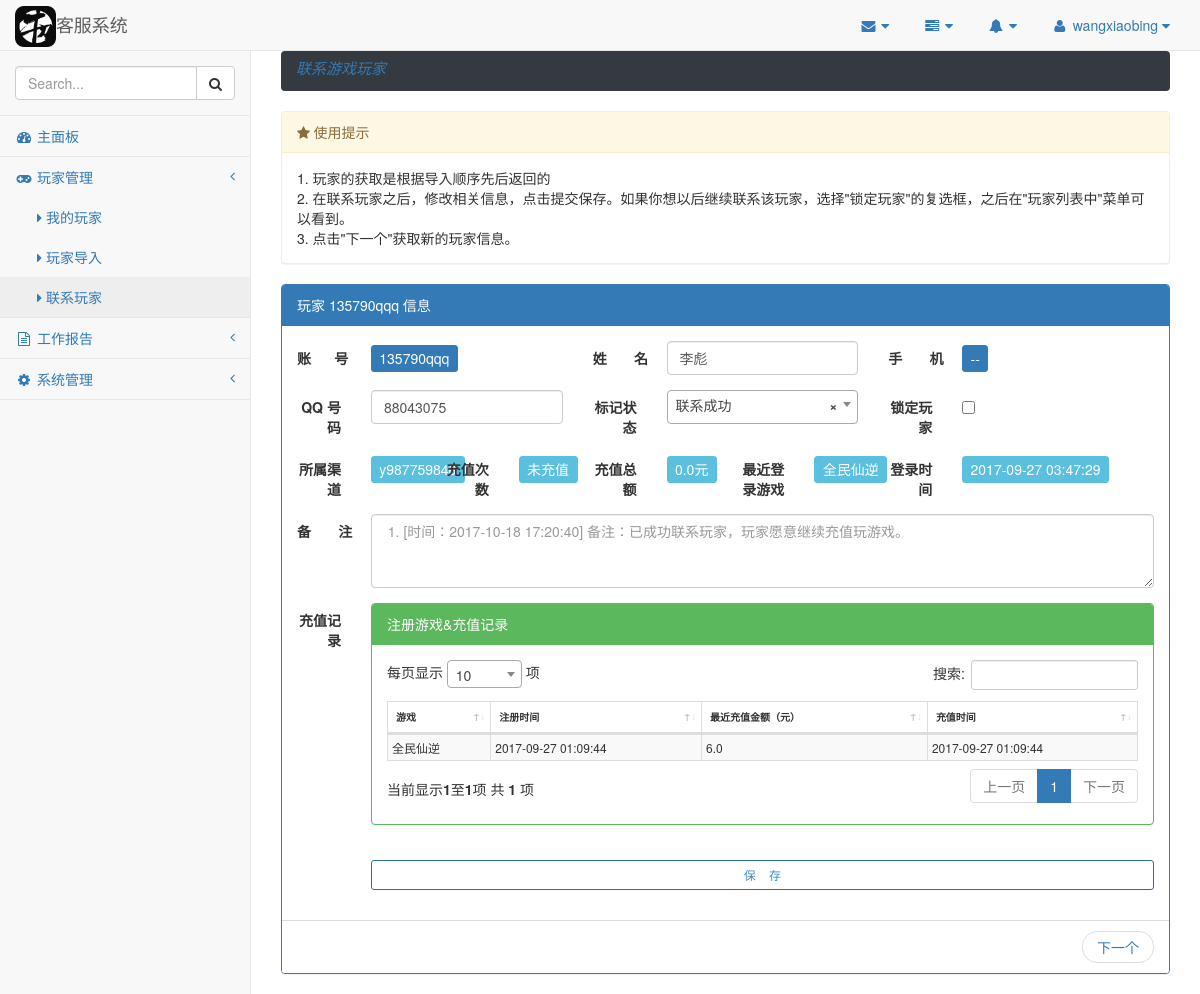
The app's page /customer-service/player/contract/ (signed in) with its own data.
### customer_service/models.py (models this page shows, shortened)
class User(AbstractBaseUser, PermissionsMixin):
    objects = UserManager()
    loginname = models.CharField(
        _('login name'), null=False, max_length=100, unique=True
    )
    first_name = models.CharField(
        _('姓氏'), max_length=64, blank=True, null=True
    )
    last_name = models.CharField(
        _('名称'), max_length=64, blank=True, null=True
    )
    email = models.EmailField(
        _('邮箱'), unique=True, max_length=255, null=True
    )
    is_staff = models.BooleanField(
        _('staff status'), default=False,
        help_text=_(
            'Designates whether the user can log into this admin site.'
        )
    )
    is_active = models.BooleanField(
        _('active'), default=False,
        help_text=_(
            '标识用户的状态'
        )
    )
    role = models.ForeignKey(Role, related_name='user_role', null=True, default=None)
    date_joined = models.DateTimeField(_('date joined'), default=timezone.now)
    USERNAME_FIELD = 'loginname'
    class Meta:
        verbose_name = _('系统用户')
        verbose_name_plural = _('系统用户')
        default_permissions = ('add', 'change', 'delete', 'view')

class Menu(models.Model):
    name = models.CharField(max_length=50, null=False)
    label = models.CharField(max_length=40, null=False)
    icon = models.CharField(max_length=30, null=True)
    order_index = models.IntegerField(null=True)
    parent = models.IntegerField(null=False, default=0)
    class Meta:
        verbose_name = verbose_name_plural = "菜单"
        db_table = "menu"

class Player(models.Model):
    account = models.CharField(null=False, unique=True, max_length=100)
    username = models.CharField(null=True, max_length=100)
    mobile = models.CharField(null=True, max_length=20)
    qq = models.CharField(null=True, max_length=20)
    come_from = models.CharField(null=True, max_length=100)
    locked = models.BooleanField(default=False)
    login_count = models.IntegerField(null=True)
    game_count = models.IntegerField(null=True)
    charge_count = models.IntegerField(null=True)
    charge_money_total = models.FloatField(null=True)
    imported_from = models.ForeignKey(PlayerImport, null=True, related_name="imported_from")
    export_to = models.ForeignKey(PlayerExport, null=True, related_name="export_to")
    current_contact_user = models.ForeignKey(User, null=True, related_name="contact_user")
    locked_by_user = models.ForeignKey(User, null=True)
    locked_time = models.DateTimeField(null=True)
    timestamp = models.DateTimeField(null=True)
    is_deleted = models.BooleanField(default=False, null=False)
    class Meta:
        verbose_name = verbose_name_plural = "玩家"
        db_table = "player"

class Game(models.Model):
    name = models.CharField(null=False, unique=True, max_length=100)
    deleted = models.BooleanField(default=False)
    desc = models.CharField(null=True, max_length=200)
    class Meta:
        verbose_name = verbose_name_plural = "游戏"
        db_table = "game"

### customer_service/decorator.py (the view)
        def third_func(request, *args, **kwargs):
            if request.user.is_authenticated() and request.user.role_id in perm_list:
                return wrapped_func(request, *args, **kwargs)
            else:
                raise PermissionDenied()

### customer_service/templates/user_card.html (shortened to what this page needs)
{% extends "base.html" %}
{% load static %}
{% block extra_css %}
    <link rel="stylesheet" href="{% static 'vendor/bootstrap-social/bootstrap-social.css' %}"/>
    <link rel="stylesheet" href="{% static 'vendor/datatables/css/dataTables.bootstrap4.min.css' %}"/>
    {% for css in media.css %}
        {{ css|safe }}
    {% endfor %}
{% endblock %}
{% block content %}
    <div class="row">
    {% include "breadcrumb.html" %}
    </div>
    <div class="row">
        <div class="col-lg-12">
            <div class="panel panel-warning">
                <div class="panel-heading"><i class="fa fa-star"> 使用提示</i></div>
                <div class="panel-body">
                1. 玩家的获取是根据导入顺序先后返回的<br>
                2. 在联系玩家之后，修改相关信息，点击提交保存。如果你想以后继续联系该玩家，选择"锁定玩家"的复选框，之后在"玩家列表中"菜单可以看到。<br>
                3. 点击"下一个"获取新的玩家信息。
            </div>
            </div>
        </div>
    </div>
    <div class="row">
        <div class="col-lg-12">
            <div class="panel panel-primary">
                <div class="panel-heading">玩家 {{ player.account }} 信息</div>
                <div class="panel-body">
                    <form class="form-horizontal" method="post" action="{% url 'contract_player' %}">
                        <div class="form-group responsive-utilities-test hidden-on">
                            <label class="col-sm-1 control-label">账&nbsp;&nbsp;&nbsp;&nbsp;&nbsp;&nbsp;号</label>
                            <div class="col-sm-3">
                                <p class="form-control-static">
                                    <span class="label label-primary static-p">{{ player.account }}</span>
                                </p>
                            </div>
                            <label for="inputUsername" class="col-sm-1 control-label">姓&nbsp;&nbsp;&nbsp;&nbsp;&nbsp;&nbsp;&nbsp;名</label>
                            <div class="col-sm-3">
                                <input type="text" class="form-control" name="username" id="inputUsername" placeholder="玩家姓名" {% if player.username %}value="{{ player.username }}"{% endif %} />
                            </div>
                            <label class="col-sm-1 control-label">手&nbsp;&nbsp;&nbsp;&nbsp;&nbsp;&nbsp;&nbsp;机</label>
                            <div class="col-sm-3">
                                <p class="form-control-static">
                                    <span class="label label-primary static-p">
                                        {{ player.mobile|default:"--" }}
                                    </span>
                                </p>
                            </div>
                        </div>
                        <div class="form-group">
                            <label for="inputQQ" class="col-sm-1 control-label">QQ 号码</label>
                            <div class="col-sm-3">
                                <input type="text" class="form-control" name="qq" id="inputQQ" placeholder="QQ" {% if player.qq %}value="{{ player.qq }}"{% endif %} />
                            </div>
                            <label for="inputStatus" class="col-sm-1 control-label">标记状态</label>
                            <div class="col-sm-3">
                            </div>
                            <label class="col-sm-1 control-label">锁定玩家</label>
                            <div class="col-sm-1">
                                <div class="checkbox">
                                    <label>
                                        <input name="locked" value="1" {% if player.locked %}checked{% endif %} type="checkbox"/>
                                    </label>
                                </div>
                            </div>
                        </div>
                        <div class="form-group">
                            <label class="col-sm-1 control-label">所属渠道</label>
                            <div class="col-sm-1">
                                <p class="form-control-static">
                                    <span class="label label-info static-p">{{ player.come_from|default:'--' }}</span>
                                </p>
                            </div>
                            <label class="col-sm-1 control-label">充值次数</label>
                            <div class="col-sm-1">
                                <p class="form-control-static">
                                    <span class="label label-info static-p">{{ player.charge_count|default:'未充值' }}</span>
                                </p>
                            </div>
                            <label class="col-sm-1 control-label">充值总额</label>
                            <div class="col-sm-1">
                                <p class="form-control-static">
                                    <span class="label label-info static-p">{{ player.charge_money_total|default:'0.0' }}元</span>
                                </p>
                            </div>
                            <label class="col-sm-1 control-label">最近登录游戏</label>
                            <div class="col-sm-1">
                                <p class="form-control-static">
                                    <span class="label label-info static-p">{{ login_info.game_name|default:'--' }}</span>
                                </p>
                            </div>
                            <label class="col-sm-1 control-label">登录时间</label>
                            <div class="col-sm-1">
                                <p class="form-control-static">
                                    <span class="label label-info static-p">{{ login_info.login_time|default:'--' }}</span>
                                </p>
                            </div>
                        </div>
                        <div class="form-group">
                            <label for="inputNotes" class="col-sm-1 control-label">备&nbsp;&nbsp;&nbsp;&nbsp;&nbsp;&nbsp;&nbsp;注</label>
                            <div class="col-sm-11">
                                <textarea class="form-control" rows="3" name="notes" id="inputNotes" placeholder="{{ note_info|safe }}"></textarea>
                            </div>
                        </div>
                        <div class="form-group">
                            <label class="col-sm-1 control-label">充值记录</label>
                            <div class="col-sm-11">
                                <div class="panel panel-green">
                                    <div class="panel-heading">注册游戏&充值记录</div>
                                    <div class="panel-body">
                                        {% include "table.html" %}
                                    </div>
                                </div>
                            </div>
                        </div>
                        <div class="form-group">
                            <div class="col-lg-offset-1 col-sm-11">
                                <button type="submit" class="btn btn-primary btn-sm btn-outline btn-block">保&nbsp;&nbsp;&nbsp;&nbsp;存</button>
                            </div>
                        </div>
                    </form>
                </div>
                <div class="panel-footer">
                    <nav aria-label="...">
                    <ul class="pager">
                        <li class="next"><a href="{% url 'contract_player' %}?current={{ player.id }}">下一个</a></li>
                    </ul>
                    </nav>
                </div>
            </div>
        </div>
    </div>
{% endblock %}

### customer_service/templates/base.html (shortened to what this page needs)
{% load staticfiles %}
{% load i18n %}
<!DOCTYPE html>
<html lang="en">
<head>
    <link rel="stylesheet" href="{% static 'vendor/bootstrap/css/bootstrap.min.css' %}" />
    <link rel="stylesheet" href="{% static 'common/font-awesome/css/font-awesome.min.css' %}" />
    <link rel="stylesheet" href="{% static 'vendor/metisMenu/metisMenu.min.css' %}" />
    <link rel="stylesheet" href="{% static 'css/sb-admin-2.min.css' %}" />
    <link rel="stylesheet" href="{% static 'css/customer-service.css' %}" />
    {% block extra_css %}
    {% endblock %}
</head>
<body>
    <div id="wrapper">
        <nav class="navbar navbar-default navbar-static-top" role="navigation" style="margin-bottom: 0">
            <div class="navbar-header">
                <a class="navbar-brand" href="{% url 'index' %}">
                    <img src="{% static 'img/niudao.png' %}" style="width: 7%; margin-bottom: 2px;">客服系统
                </a>
            </div>
            <ul class="nav navbar-top-links navbar-right">
                <li class="dropdown">
                    <a class="dropdown-toggle" data-toggle="dropdown" href="#">
                        <i class="fa fa-envelope fa-fw"></i> <i class="fa fa-caret-down"></i>
                    </a>
                </li>
                <li class="dropdown">
                    <a class="dropdown-toggle" data-toggle="dropdown" href="#">
                        <i class="fa fa-tasks fa-fw"></i> <i class="fa fa-caret-down"></i>
                    </a>
                </li>
                <li class="dropdown">
                    <a class="dropdown-toggle" data-toggle="dropdown" href="#">
                        <i class="fa fa-bell fa-fw"></i> <i class="fa fa-caret-down"></i>
                    </a>
                </li>
                <li class="dropdown">
                    <a class="dropdown-toggle" data-toggle="dropdown" href="#">
                        <i class="fa fa-user fa-fw"></i> {{ user }} <i class="fa fa-caret-down"></i>
                    </a>
                </li>
            </ul>
            <div class="navbar-default sidebar" role="navigation">
                <div class="sidebar-nav navbar-collapse">
                    <ul class="nav" id="side-menu">
                        <li class="sidebar-search">
                            <div class="input-group custom-search-form">
                                <input id="menu_search_text" type="text" class="form-control" placeholder="Search...">
                                <span class="input-group-btn">
                                <button id="menu_search_btn" class="btn btn-default" type="button">
                                    <i class="fa fa-search"></i>
                                </button>
                            </span>
                            </div>
                        </li>
                        <li>
                            <a href="{% url 'index' %}"><i class="fa fa-dashboard fa-fw"></i> 主面板</a>
                        </li>
                        {% for menu in menus %}
                        <li>
                            <a href="{{ menu.href }}"><i class="fa {{ menu.icon }} fa-fw"></i> {{ menu.label }}
                                {% if menu.submenu %}
                                <span class="fa arrow"></span>
                                {% endif %}
                            </a>
                            {% if menu.submenu %}
                            <ul class="nav nav-second-level">
                                {% for second_menu in menu.submenu %}
                                <li>
                                    <a href="{{ second_menu.href }}"><i class="fa fa-caret-right"></i> {{ second_menu.label }}
                                    </a>
                                </li>
                                {% endfor %}
                            </ul>
                            {% endif %}
                        </li>
                        {% endfor %}
                    </ul>
                </div>
            </div>
        </nav>
        <div id="page-wrapper">
            {% block content %}
            {% endblock %}
        </div>
    </div>
</body>
</html>

### records on screen
User: loginname "wangxiaobing"
Menu: label "玩家管理"
Menu: label "我的玩家"
Menu: label "玩家导入"
Menu: label "联系玩家"
Menu: label "工作报告"
Menu: label "系统管理"
Player: account "135790qqq"
Game: game_name "全民仙逆"

### other values on screen
{{ breadcrumb_item.label }} "联系游戏玩家"
{{ player.mobile|default:"--" }} "--"
{{ player.come_from|default:'--' }} "y987759846"
{{ player.charge_count|default:'未充值' }} "未充值"
{{ player.charge_money_total|default:'0.0' }} "0.0"
{{ login_info.login_time|default:'--' }} "2017-09-27 03:47:29"
{{ col.text }} "游戏" "注册时间" "最近充值金额（元）" "充值时间"
{{ col.text |safe }} "全民仙逆" "2017-09-27 01:09:44" "6.0" "2017-09-27 01:09:44"
